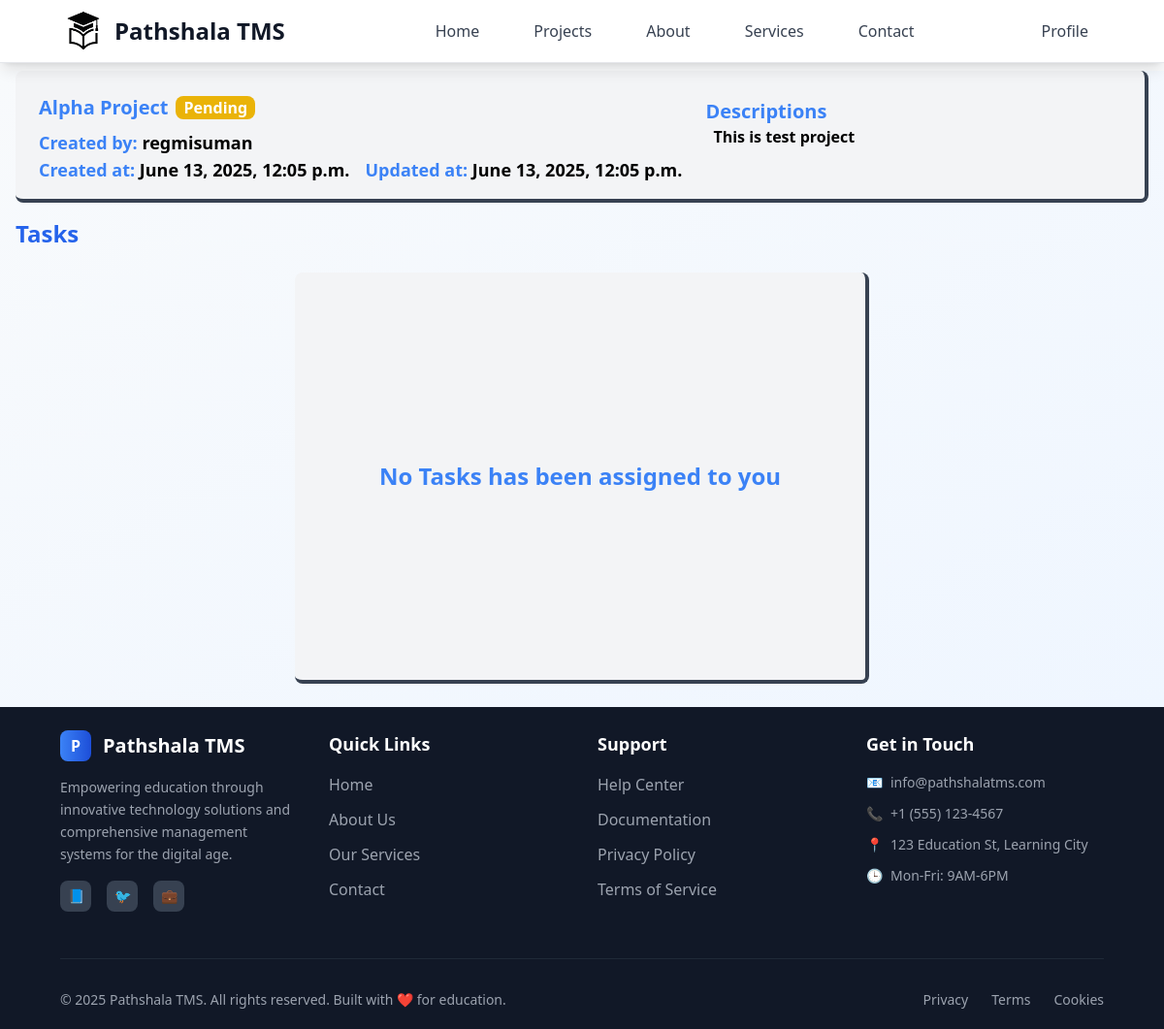
The app's page /employee/project-details/4/ (signed in), older data.
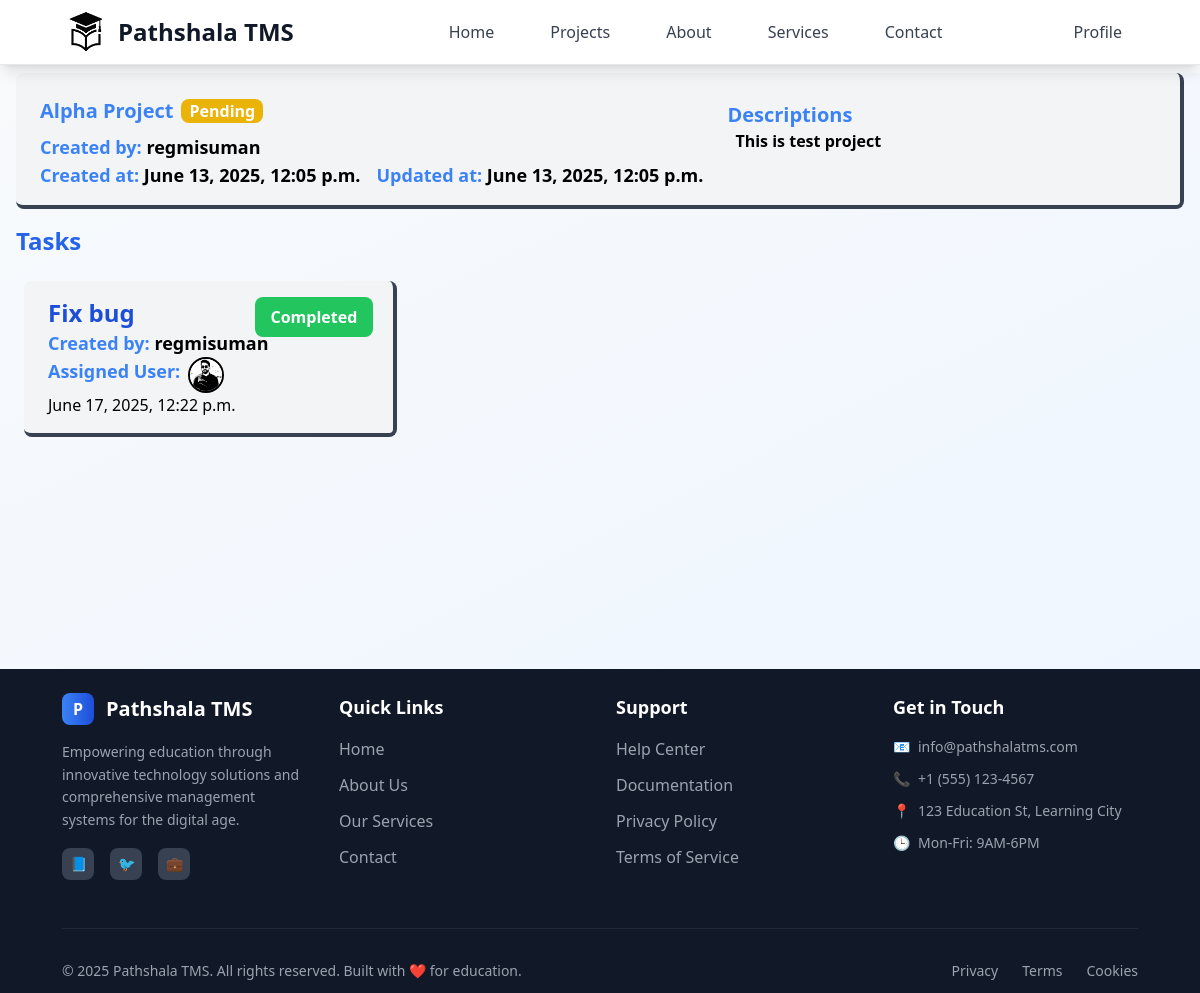
The same page, newer data.
### tasks/models.py (models this page shows)
class Task(models.Model):
    class StatusOptions(models.TextChoices):
        PENDING = "Pending", "Pending"
        IN_PROGRESS = "In Progress", "In Progress"
        COMPLETED = "Completed", "Completed"
        CANCELED = "Canceled", "Canceled"
    class TaskPriorityOptions(models.TextChoices):
        LOW = "Low", "Low"
        MEDIUM = "Medium", "Medium"
        HIGH = "High", "High"
    title = models.CharField(max_length=30)
    description = models.TextField(null=True, blank=True)
    user = models.ForeignKey(User, on_delete=models.CASCADE, related_name="tasks")
    project = models.ForeignKey(Project, on_delete=models.CASCADE)
    assigned_user = models.ForeignKey( User, on_delete=models.SET_NULL, related_name="assigned_tasks", null=True, blank=True)
    status = models.CharField(choices=StatusOptions, default=StatusOptions.PENDING)
    priority = models.CharField (choices=TaskPriorityOptions, default=TaskPriorityOptions.LOW)
    deadline = models.DateField(null=True, blank=True)
    created_at = models.DateTimeField(auto_now_add=True, editable=False)
    updated_at = models.DateTimeField(auto_now=True, editable=False)
    attachment = models.FileField(blank=True, null=True, upload_to=attachment_path)

### user/models.py (models this page shows)
class Profile(models.Model):
    class RoleOptions(models.TextChoices):
        ADMIN = 'admin', 'Admin'
        EMPLOYER = 'employer', 'Employer'
        EMPLOYEE = 'employee', 'Employee'
    class GenderOptions(models.TextChoices):
        MALE = 'male', 'Male'
        FEMALE = 'female', 'Female'
        OTHER = 'other', 'Other'
    user = models.OneToOneField(User, on_delete=models.CASCADE)
    dob = models.DateField(blank=True, null=True,)
    address = models.CharField(blank=True, null=True, max_length=100)
    phone = models.CharField(blank=True, null=True, max_length=10)
    role = models.CharField(choices=RoleOptions, default=RoleOptions.EMPLOYEE, max_length=10)
    gender = models.CharField(choices=GenderOptions, default=GenderOptions.MALE, max_length=6)
    image = models.FileField(upload_to="user_image", blank=True, null=True)

### projects/views.py (the view)
# urls.py: path("project-details/<int:id>/", employeeProjectDetails),
@login_required(login_url='/login')
def employeeProjectDetails(request, id):
    project = Project.objects.get(id=id)
    tasks = Task.objects.filter(assigned_user = request.user, project=project)
    return render(request, "pages/employee/project/project_details.html", {"project":project, "tasks":tasks})

### templates/pages/employee/project/project_details.html
{% extends 'layouts/main.html' %}
{% block content %}
<div
  class="mx-4 flex space-x-6 space-y-3 relative bg-gray-100 border-b-4 border-r-4 border-gray-700 rounded-lg py-4 px-6 my-2">
  <div>
    <div class="flex gap-2">
    <div class="text-xl font-bold text-blue-500 my-2">{{ project.title }}</div>
        <span class="
        {% if project.status == 'Canceled' %} bg-red-500
        {% elif project.status == 'Completed' %} bg-green-500
        {% elif project.status == 'Pending' %} bg-yellow-500
        {% elif project.status == 'In Progress' %} bg-blue-700
        {% else %} bg-purple-500
        {% endif %}
          h-6 px-2 my-auto rounded-lg text-white font-bold">
      {{ project.status }}
    </span>
    </div>
    <div class="font-semibold text-lg">
      <span class="text-blue-500">Created by:</span> {{ project.user }}
    </div>
    <div class="flex gap-4 font-semibold text-lg">
      <div>
        <span class="text-blue-500">Created at:</span> {{ project.created_at }}
      </div>
      <div>
        <span class="text-blue-500">Updated at:</span> {{ project.updated_at }}
      </div>
    </div>
  </div>
  <div class="flex flex-col">
    <div class="font-semibold text-blue-500 text-xl">Descriptions</div>
    <div class="ms-2 font-semibold">{{ project.description }}</div>
  </div>
</div>
<div class="flex flex-col mx-2">
  <div class="flex p-2 mb-2 justify-between">
    <h1 class="text-blue-600 text-center text-2xl font-bold">Tasks</h1>
  </div>
  {% if tasks %}
  <div class="grid gap-4 grid-cols-1 md:grid-cols-2 lg:grid-cols-3 mx-4">
    {% for task in tasks %}
    <a href="/employee/task/{{task.id}}">
      <div
        class="relative bg-gray-100 hover:bg-gray-200 hover:scale-[102%] transition:ease-in-out duration-300 border-b-4 border-r-4 border-gray-700 rounded-lg py-4 px-6 my-2">
        <div>
          <div class="text-2xl font-bold text-blue-700">{{ task.title }}</div>
        </div>
        <span class="
                {% if task.status == 'Canceled' %} bg-red-500
                {% elif task.status == 'Completed' %} bg-green-500
                {% elif task.status == 'Pending' %} bg-yellow-500
                {% elif task.status == 'In Progress' %} bg-blue-700
                {% else %} bg-purple-500
                {% endif %}
                absolute top-0 right-5 z-5 px-4 py-2 rounded-lg text-white font-bold my-4">
          {{ task.status }}
        </span>
        <div class="text-lg font-semibold">
          <span class="text-blue-500">Created by: </span>{{ task.user }}
        </div>
        <div class="text-lg font-semibold flex gap-2">
          <span class="text-blue-500">Assigned User: </span>
          {%if task.assigned_user%}
          {%if task.assigned_user.profile.image%}
          <img class="h-9 w-9 border-2 border-black rounded-full" src=" /media/{{task.assigned_user.profile.image}}"
            alt="assigned user" />
          {%else%}
          <img class="h-9 w-9 border-2 border-black rounded-full" src="/media/system_image/sample_user_icon.png"
            alt="assigned user" />
          {%endif%}
          {%else%}
          <span class="mb-2">User Not assigned</span>
          {%endif%}
        </div>
        <div>{{ task.created_at }}</div>
      </div>
    </a>
    {% endfor %}
  </div>
  {% else %}
  <div class="min-h-[40vh] flex mb-6 w-1/2 mx-auto space-y-12 relative bg-gray-100 hover:bg-gray-200 hover:scale-[101%] transition:ease-in-out duration-300 border-b-4 border-r-4 border-gray-700 rounded-lg py-4 px-6 my-2">
    <div class="m-auto text-2xl font-bold text-blue-500 text-center">No Tasks has been assigned to you</div>
  </div>
  {% endif %}
</div>
{% endblock %}

Row changes from the older to the newer data that the page shows:
added Task: title "Fix bug", status "Completed", user "regmisuman", assigned_user.profile.image (picture), created_at "June 17, 2025, 12:22 p.m."
Text that changed along with them:
text no longer shown: "No Tasks has been assigned to you"
